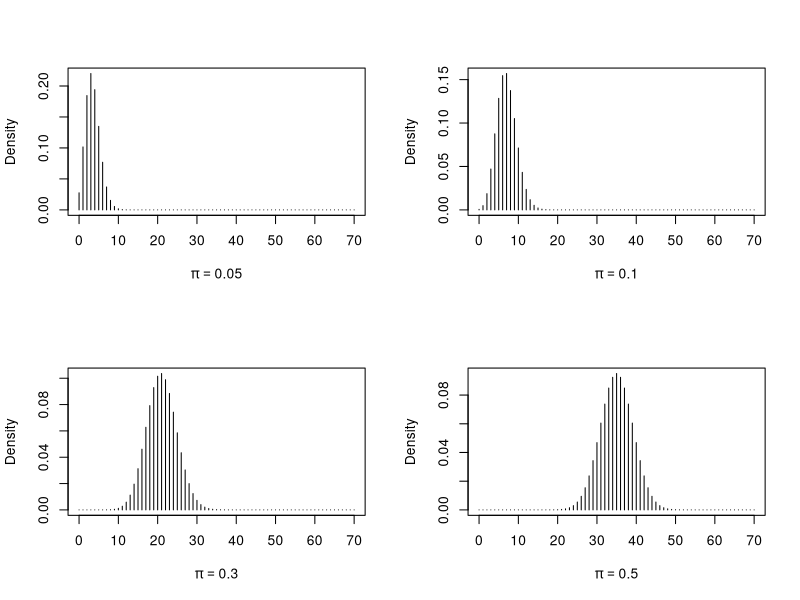
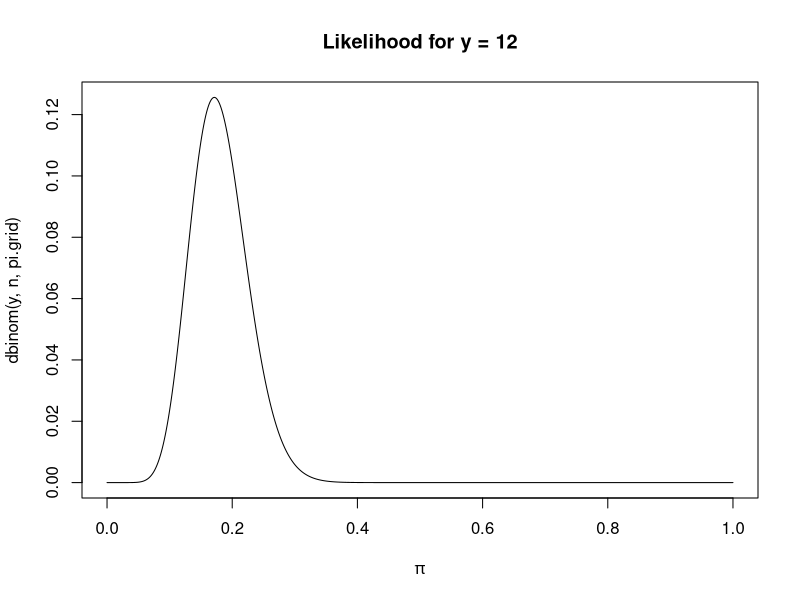
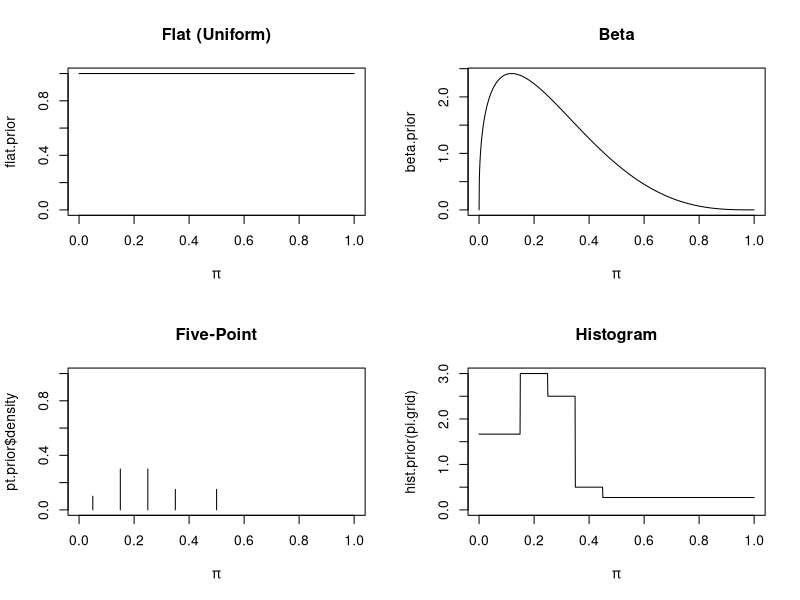
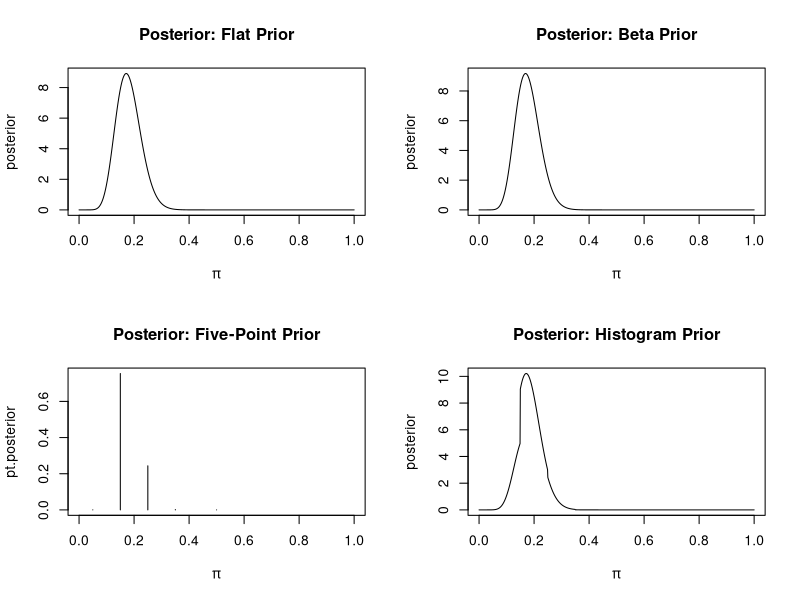

Recreate these plots in R, in order.
### Example 3.1:  Population Proportion: Likelihood, Priors, Posteriors ###

n <- 70

### (a) Binomial probability models --- for example ...

pi <- c(0.05, 0.1, 0.3, 0.5)

par(mfrow=c(2,2))

for(i in 1:length(pi))
  plot(0:n, dbinom(0:n,n,pi[i]), type="h",
       xlab=bquote(pi == .(pi[i])), ylab="Density")

?dbinom
### (b) Binomial model likelihood

dx <- 1/1000  # pi grid spacing

pi.grid <- seq(0, 1, dx)

y <- 12

par(mfrow=c(1,1))

plot(pi.grid, dbinom(y,n,pi.grid), type="l",
     xlab=expression(pi), main=paste("Likelihood for y =",y))

?dbinom
### (c) Prior densities

par(mfrow=c(2,2))

  # flat

flat.prior <- dunif(pi.grid,0,1)

plot(pi.grid, flat.prior, type="l",
     ylim=c(0,1), xlab=expression(pi), main="Flat (Uniform)")

  # beta (matched to class mean and standard deviation)

mean <- 0.262
sd <- 0.175

alpha <- mean*(mean*(1-mean)/sd^2 - 1)
beta <- alpha*(1/mean - 1)

beta.prior <- dbeta(pi.grid,alpha,beta)

plot(pi.grid, beta.prior, type="l",
     xlab=expression(pi), main="Beta")

  # five-point (discrete)

pt.prior <- list(pi=c(0.05,0.15,0.25,0.35,0.5),
                 density=c(0.10,0.30,0.30,0.15,0.15))

plot(pt.prior$pi, pt.prior$density, type="h",
     xlim=c(0,1), ylim=c(0,1), xlab=expression(pi), main="Five-Point")

  # histogram

hist.prior <- function(pi) ifelse(pi < 0.15, 0.25/0.15,
                           ifelse(pi < 0.25, 0.30/0.1,
                           ifelse(pi < 0.35, 0.25/0.1,
                           ifelse(pi < 0.45, 0.05/0.1,
                                             0.15/0.55))))

plot(pi.grid, hist.prior(pi.grid), type="l",
     ylim=c(0,max(hist.prior(pi.grid))), xlab=expression(pi), main="Histogram")


### (d) Posterior densities

par(mfrow=c(2,2))

  # flat prior

post.unscaled <- flat.prior * dbinom(y,n,pi.grid)

posterior <- post.unscaled / sum(post.unscaled * dx)

plot(pi.grid, posterior, type="l",
     xlab=expression(pi), main="Posterior: Flat Prior")

  # beta prior

post.unscaled <- beta.prior * dbinom(y,n,pi.grid)

posterior <- post.unscaled / sum(post.unscaled * dx)

plot(pi.grid, posterior, type="l",
     xlab=expression(pi), main="Posterior: Beta Prior")

  # five-point (discrete) prior

pt.post.unscaled <- pt.prior$density * dbinom(y,n,pt.prior$pi)

pt.posterior <- pt.post.unscaled / sum(pt.post.unscaled)

plot(pt.prior$pi, pt.posterior, type="h",
     xlab=expression(pi), main="Posterior: Five-Point Prior", xlim=c(0,1))

  # histogram prior

post.unscaled <- hist.prior(pi.grid) * dbinom(y,n,pi.grid)

posterior <- post.unscaled / sum(post.unscaled * dx)

plot(pi.grid, posterior, type="l",
     xlab=expression(pi), main="Posterior: Histogram Prior")

